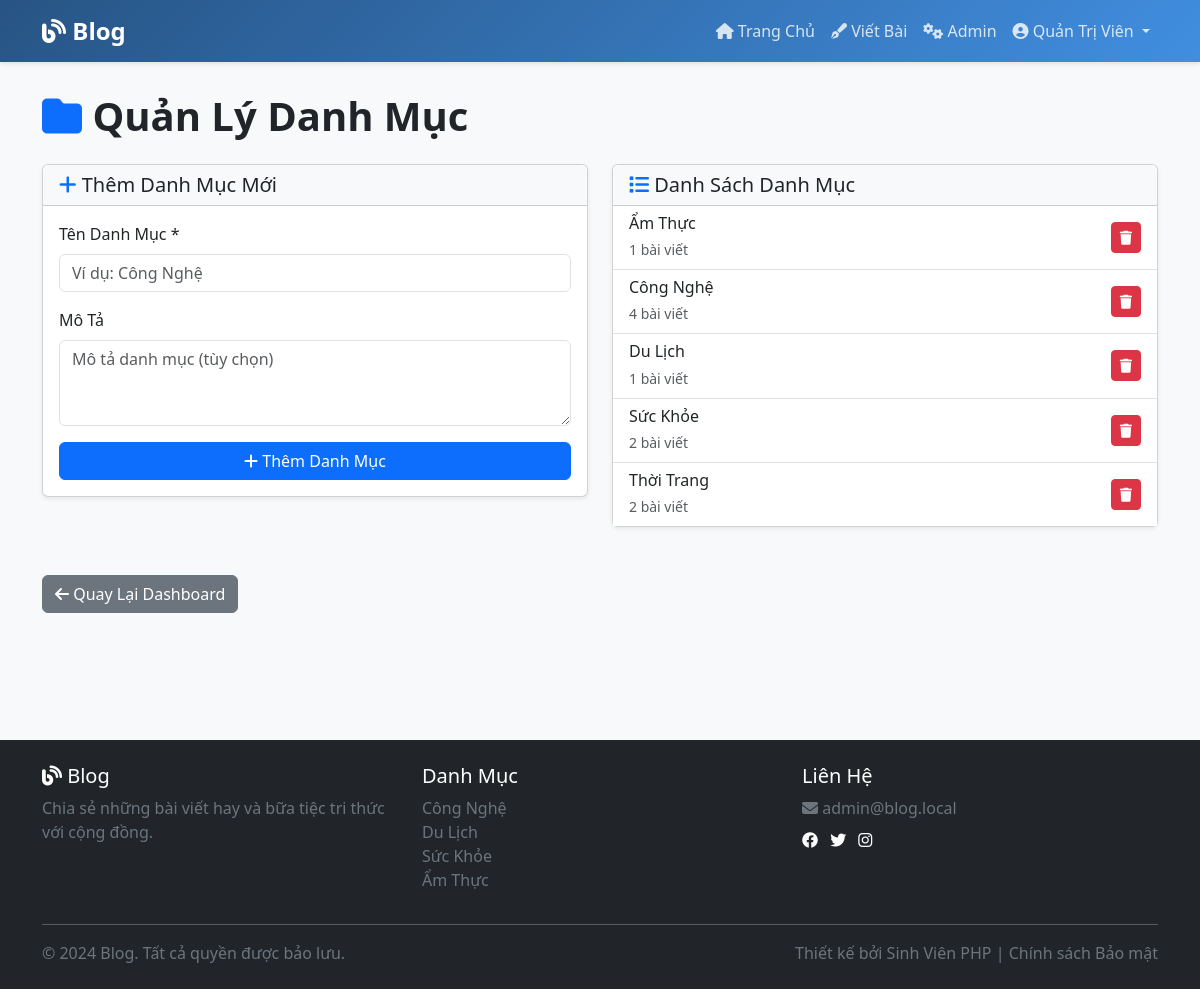
Screenshot of /admin/categories.php (signed in) with the database file from the repository.
### tables this page shows
CREATE TABLE categories (
    id INT PRIMARY KEY AUTO_INCREMENT,
    name VARCHAR(100) NOT NULL,
    slug VARCHAR(100) UNIQUE NOT NULL,
    description TEXT,
    created_at TIMESTAMP DEFAULT CURRENT_TIMESTAMP
);

### includes/functions.php (called while the page is built, shortened)
<?php
require_once __DIR__ . '/database.php';
function escape($text) {
    return htmlspecialchars((string)$text, ENT_QUOTES, 'UTF-8');
}

### includes/database.php (called while the page is built, shortened)
<?php
class Database {
    private $pdo;
    public function __construct() {
        try {
            $dsn = 'mysql:host=' . DB_HOST . ';dbname=' . DB_NAME . ';charset=utf8mb4';
            $this->pdo = new PDO($dsn, DB_USER, DB_PASS, [
                PDO::ATTR_ERRMODE => PDO::ERRMODE_EXCEPTION,
                PDO::ATTR_DEFAULT_FETCH_MODE => PDO::FETCH_ASSOC,
                PDO::ATTR_EMULATE_PREPARES => false,
            ]);
        } catch (PDOException $e) {
            die('Kết nối database thất bại: ' . $e->getMessage());
        }
    }
    public function query($sql, $params = []) {
        $stmt = $this->pdo->prepare($sql);
        $stmt->execute($params);
        return $stmt;
    }
    public function fetchAll($sql, $params = []) {
        $stmt = $this->query($sql, $params);
        return $stmt->fetchAll();
    }
}
$db = new Database();

### admin/categories.php (the view, shortened to what this page needs)
<?php
require_once __DIR__ . '/../includes/database.php';
require_once __DIR__ . '/../includes/functions.php';
$categories = $db->fetchAll(
    'SELECT c.*, (SELECT COUNT(*) FROM posts WHERE category_id = c.id) as post_count
     FROM categories c
     ORDER BY c.name'
);
require_once __DIR__ . '/../includes/header.php';
?>
<div class="row mb-4">
    <div class="col-12">
        <h1 class="display-6 fw-bold mb-0">
            <i class="fas fa-folder text-primary"></i> Quản Lý Danh Mục
        </h1>
    </div>
</div>
<div class="row mb-5">
    <div class="col-lg-6">
        <div class="card shadow-sm">
            <div class="card-header bg-light">
                <h5 class="mb-0">
                    <i class="fas fa-plus text-primary"></i> Thêm Danh Mục Mới
                </h5>
            </div>
            <div class="card-body">
                <form method="POST" action="categories.php">
                    <div class="mb-3">
                        <label for="name" class="form-label">Tên Danh Mục *</label>
                        <input type="text" class="form-control" id="name" name="name"
                               placeholder="Ví dụ: Công Nghệ"
                               value="<?php echo escape($_POST['name'] ?? ''); ?>" required>
                    </div>
                    <div class="mb-3">
                        <label for="description" class="form-label">Mô Tả</label>
                        <textarea class="form-control" id="description" name="description" rows="3"
                                  placeholder="Mô tả danh mục (tùy chọn)"><?php echo escape($_POST['description'] ?? ''); ?></textarea>
                    </div>
                    <button type="submit" class="btn btn-primary w-100">
                        <i class="fas fa-plus"></i> Thêm Danh Mục
                    </button>
                </form>
            </div>
        </div>
    </div>
    <div class="col-lg-6">
        <div class="card shadow-sm">
            <div class="card-header bg-light">
                <h5 class="mb-0">
                    <i class="fas fa-list text-primary"></i> Danh Sách Danh Mục
                </h5>
            </div>
            <div class="card-body p-0">
                <?php if (empty($categories)): ?>
                    <p class="p-3 text-muted mb-0">Chưa có danh mục nào.</p>
                <?php else: ?>
                    <ul class="list-group list-group-flush">
                        <?php foreach ($categories as $cat): ?>
                            <li class="list-group-item d-flex justify-content-between align-items-center">
                                <div>
                                    <h6 class="mb-1"><?php echo escape($cat['name']); ?></h6>
                                    <small class="text-muted"><?php echo escape($cat['post_count']); ?> bài viết</small>
                                </div>
                                <form method="POST" class="d-inline">
                                    <button type="submit" name="action" value="delete" class="btn btn-sm btn-danger"
                                            onclick="return confirm('Xóa danh mục này? Các bài viết sẽ không còn danh mục.');">
                                        <i class="fas fa-trash"></i>
                                    </button>
                                </form>
                            </li>
                        <?php endforeach; ?>
                    </ul>
                <?php endif; ?>
            </div>
        </div>
    </div>
</div>
<div class="mt-4">
    <a href="index.php" class="btn btn-secondary">
        <i class="fas fa-arrow-left"></i> Quay Lại Dashboard
    </a>
</div>
<?php require_once __DIR__ . '/../includes/footer.php'; ?>

### includes/header.php (style rules this page uses)
:root { --primary-color: #3a89dd; --secondary-color: #6c757d; }
body { background-color: #f8f9fa; font-family: 'Segoe UI', Tahoma, Geneva, Verdana, sans-serif; }

### rows the page displays
categories: name "Ẩm Thực", post_count "1"
categories: name "Công Nghệ", post_count "4"
categories: name "Du Lịch", post_count "1"
categories: name "Sức Khỏe", post_count "2"
categories: name "Thời Trang", post_count "2"

### other values shown
SITE_NAME "Blog"
$_SESSION['fullname'] "Quản Trị Viên"
CONTACT_EMAIL "admin@blog.local"
